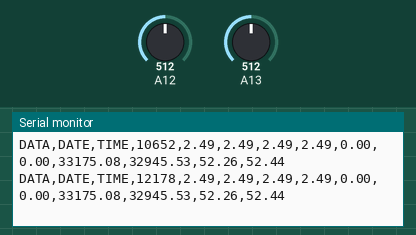
This sketch was run on a simulated Arduino Mega 2560, built with avr-gcc and run on an emulated ATmega2560. Parts: the last lines printed to the serial monitor. Inputs (shaded band) come from the test bench; at power-on: A12 = 512, A13 = 512.

Above: at 13.3 s.
13.4 s: A12 set to 1005
At 14.6 s:
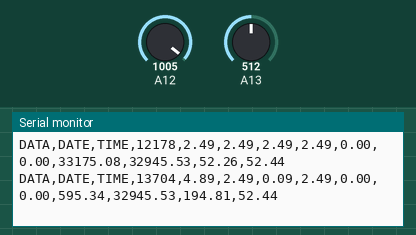
14.9 s: A12 set to 1023
At 16.0 s:
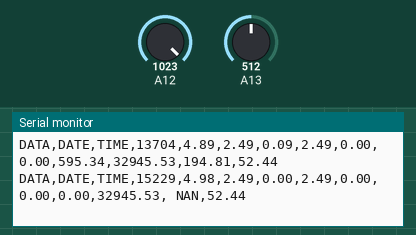
Timing chart, 0 to 17.9 s (numbered marks = the images above; inputs shaded):
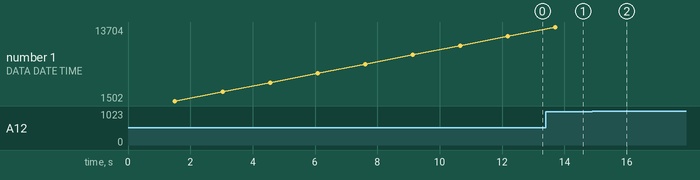

Measured:
- the behaviour switches between 1022 and 1023 on A12 (found by bisection; images 1 and 2)
- after the input at 13.4 s, the serial monitor: prints a new line after 0.31 s (image 1)
- after the input at 14.9 s, the serial monitor: prints a new line after 0.33 s (image 2)

The sketch:

Thermal_tests_thermistors_pcb.ino
```cpp
// -------------- IMPORTATION OF LIBRARIES --------------
#include <stdio.h>
#include <math.h>
#include <SPI.h>
#include <Adafruit_ADS1X15.h>

// (1)-------------- GENERAL SET-UP --------------(1)
uint32_t initialTime;
uint32_t sendDataTimer;
uint32_t sendDataTimeout = 1500;

Adafruit_ADS1115 ads;                    /* Use this for the 16-bit version */
const float MULTIPLIER = 0.03125*1e-3;   // for ads.setGain(GAIN_FOUR);   // 4x gain   +/- 1.024V  1 bit = 0.03125mV (ADS1115)
const float FACTOR     = 25;             // 20A/1V from the current transformer

bool RtDataRelevant   = true;
bool IrmsDataRelevant = false;

const int NUM_PCBS    = 4;
const int NUM_THERMS  = 14;


const float Vcc[NUM_PCBS]            = {5.013, 4.98, 5.013, 5.013};

const float R1[NUM_PCBS][NUM_THERMS] = {{33100, 33150, 33180, 33070, 33010, 33050, NAN,   NAN,   NAN,   NAN,   NAN,   NAN,   NAN,   NAN},
                                        {33990, 32850, 32350, 32480, 32720, 33160, 32710, 33130, 33040, 32710, 32730, 32700, 33240, 33010},
                                        {32940, 33000, 33190, 32780, 32870, 33140, 33050, 32860, 32980, 32330, 32730, 32830, 33100, 33090},
                                        {33110, 32670, 33030, 33220, 32480, 32440, 32850, 33010, 33040, 32950, 32700, 32760, 32980, 32620}};

const float RT_PINS[NUM_PCBS][NUM_THERMS] = {{A0, A1, A2, A3, A4, A5, NAN, NAN, NAN, NAN, NAN, NAN, NAN, NAN},
                                             {NAN, NAN, NAN, NAN, NAN, NAN, NAN, NAN, NAN, NAN, NAN, NAN, A12, A13},
                                             {A0, A1, A2, A3, A4, A5, A6, A7, A8, A9, A10, A11, A12, A13},
                                             {A0, A1, A2, A3, A4, A5, A6, A7, A8, A9, A10, A11, A12, A13}};

float V1[NUM_THERMS] = {NAN, NAN, NAN, NAN, NAN, NAN, NAN, NAN, NAN, NAN, NAN, NAN, NAN, NAN};
float Vt[NUM_THERMS] = {NAN, NAN, NAN, NAN, NAN, NAN, NAN, NAN, NAN, NAN, NAN, NAN, NAN, NAN};
float I[NUM_THERMS]  = {NAN, NAN, NAN, NAN, NAN, NAN, NAN, NAN, NAN, NAN, NAN, NAN, NAN, NAN};
float Rt[NUM_THERMS] = {NAN, NAN, NAN, NAN, NAN, NAN, NAN, NAN, NAN, NAN, NAN, NAN, NAN, NAN};
float Tt[NUM_THERMS] = {NAN, NAN, NAN, NAN, NAN, NAN, NAN, NAN, NAN, NAN, NAN, NAN, NAN, NAN};


// (2)-------------- SPECIFIC SET-UP --------------(2)
const int NUM_PCB = 1;
const int NUM_AVGS = 20;


// (3)-------------- THERMISTOR SENSOR FUNCS --------------(3)
void readUpdate_V1_Vt_I_Rt(){

  for(int i=0; i<NUM_THERMS; i++){
  if(!isnan(RT_PINS[NUM_PCB][i])){

    V1[i] = 0;
    for(int j=0; j<NUM_AVGS; j++){
      V1[i] += analogRead(RT_PINS[NUM_PCB][i]);
    }

    V1[i] *= (Vcc[NUM_PCB]/1023)/NUM_AVGS;
    Vt[i]  = Vcc[NUM_PCB] - V1[i];
    I[i]   = V1[i]/R1[NUM_PCB][i];
    Rt[i]  = Vt[i]/I[i];
   }}
}


void updateTt_v1(){
  float lnRt;
  float A =  610.5282190830485;
  float B = -85.97402403405586;
  float C =  3.4037509247172553;
  float D = -0.007982876975644648;
  float E = -0.0019710091731159445;

  for(int i=0; i<NUM_THERMS; i++){
  if(!isnan(RT_PINS[NUM_PCB][i])){

    lnRt = log(Rt[i]);
    Tt[i] = A + B*lnRt + C*pow(lnRt,2) + D*pow(lnRt,3) + E*pow(lnRt,4);
  }}
}


void updateTt_v2(){
  float lnRt;
  float Tt_inverse;
  float A  =  0.00211513;
  float B  =  0.000281579;
  float C  = -6.2803*pow(10,-7);

  for(int i=0; i<NUM_THERMS; i++){
  if(!isnan(RT_PINS[NUM_PCB][i])){

    lnRt       = log(Rt[i]/1000);
    Tt_inverse = A + B*lnRt + C*pow(lnRt,3);
    Tt[i]      = 1/Tt_inverse - 273.15;
  }}
}


void updateTt_v3(){
  float Tt_inverse;
  float B  = 3950;
  float T0 = 25 + 273.15;
  float R0 = 100000;

  for(int i=0; i<NUM_THERMS; i++){
  if(!isnan(RT_PINS[NUM_PCB][i])){

    Tt_inverse = 1/T0 + 1/B*log(Rt[i]/R0);
    Tt[i]      = 1/Tt_inverse - 273.15;
  }}
}


// (4)-------------- CURRENT TRANSFORMER FUNCS --------------(4)
float SumIsq = 0;
float SumIsqNumSamples = 0;
float Irms = 0;

void readUpdate_SumIsq_SumIsqNumSamples_Irms(){

  float bitVoltage    = ads.readADC_Differential_0_1();
  float voltage       = MULTIPLIER*bitVoltage;
  float current       = FACTOR*voltage;
  SumIsq             += pow(current, 2);
  SumIsqNumSamples   += 1;
  Irms                = sqrt(SumIsq/SumIsqNumSamples);
}


void reset_SumIsq_SumIsqNumSamples_Irms(){
  SumIsq = 0;
  SumIsqNumSamples = 0;
  Irms = 0;
}


// (5)-------------- PRINT DATA --------------(5)

void excelSetup(){

  String setupString = "LABEL, Date, Time, Milliseconds";

  if(IrmsDataRelevant){
    setupString = setupString + ",Irms";
  }

  if(RtDataRelevant){
    for(int i=0; i<NUM_THERMS; i++){if(!isnan(RT_PINS[NUM_PCB][i])){setupString = setupString + ",V1_" + "(" + NUM_PCB + "," + i + ")";}}
    for(int i=0; i<NUM_THERMS; i++){if(!isnan(RT_PINS[NUM_PCB][i])){setupString = setupString + ",Vt_" + "(" + NUM_PCB + "," + i + ")";}}
    for(int i=0; i<NUM_THERMS; i++){if(!isnan(RT_PINS[NUM_PCB][i])){setupString = setupString + ",I_"  + "(" + NUM_PCB + "," + i + ")";}}
    for(int i=0; i<NUM_THERMS; i++){if(!isnan(RT_PINS[NUM_PCB][i])){setupString = setupString + ",Rt_" + "(" + NUM_PCB + "," + i + ")";}}
    for(int i=0; i<NUM_THERMS; i++){if(!isnan(RT_PINS[NUM_PCB][i])){setupString = setupString + ",Tt_" + "(" + NUM_PCB + "," + i + ")";}}
  }

  Serial.println("CLEARDATA");
  Serial.println("CLEARSHEET");
  Serial.println(setupString);
  Serial.println("RESETTIMER");
}


void sendData(){
  String dataString = "DATA,DATE,TIME";
  dataString = dataString + "," + (millis() - initialTime);

  if(IrmsDataRelevant){
    dataString = dataString + "," + Irms;
  }

  if(RtDataRelevant){
    for(int i=0; i<NUM_THERMS; i++){if(!isnan(RT_PINS[NUM_PCB][i])){dataString = dataString + "," + V1[i];}}
    for(int i=0; i<NUM_THERMS; i++){if(!isnan(RT_PINS[NUM_PCB][i])){dataString = dataString + "," + Vt[i];}}
    for(int i=0; i<NUM_THERMS; i++){if(!isnan(RT_PINS[NUM_PCB][i])){dataString = dataString + "," + I[i];}}
    for(int i=0; i<NUM_THERMS; i++){if(!isnan(RT_PINS[NUM_PCB][i])){dataString = dataString + "," + Rt[i];}}
    for(int i=0; i<NUM_THERMS; i++){if(!isnan(RT_PINS[NUM_PCB][i])){dataString = dataString + "," + Tt[i];}}
  }

  Serial.println(dataString);

}


void setup() {

  // SET THERMISTOR PINS TO INPUT.
  for(int i=0; i<NUM_THERMS; i++){
  if(!isnan(RT_PINS[NUM_PCB][i])){

    pinMode(RT_PINS[NUM_PCB][i], INPUT);
  }}

  // INITIALIZE SERIAL.
  Serial.begin(9600);
  while (!Serial){;}

  // INITIALIZE ADS1115 SENSOR.
  if(IrmsDataRelevant){
  if (!ads.begin()){
    Serial.println("Failed to initialize ADS.");
    while (1);
  }
  ads.setGain(GAIN_FOUR);
  }

  // INITIALIZE TIME VARIABLES.
  initialTime   = millis();
  sendDataTimer = millis();

  // EXECUTE EXCEL SET-UP.
  excelSetup();

}


void loop() {

  // READ CURRENT SENSOR
  if(IrmsDataRelevant){
    readUpdate_SumIsq_SumIsqNumSamples_Irms();
  }


  // THERMISTORS
  if(RtDataRelevant){
    readUpdate_V1_Vt_I_Rt();
    updateTt_v1();
  }


  // SEND DATA OVER TO EXCEL
  if(millis() - sendDataTimer > sendDataTimeout){
    sendData();
    reset_SumIsq_SumIsqNumSamples_Irms();
    sendDataTimer = millis();
  }

}
```
